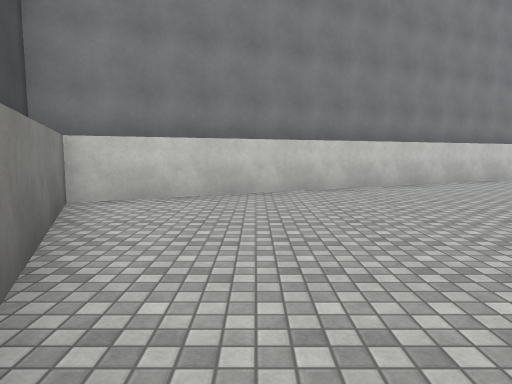
[1] (above)

22 first-person views from a walk through a scene from a Unity 3-D project. The camera is 1.4 m above the floor, tilts 6° down and sees 70° across. The floor is counted in squares, 2 m on a side. Each view is taken from the middle of a square. On the plan, view 1 faces up. The plan holds only what a view shows up to about 11 squares ahead; the rest is blank. The place goes on beyond the plan. The player character is not drawn. Some surface patterns are stand-ins.

[2]
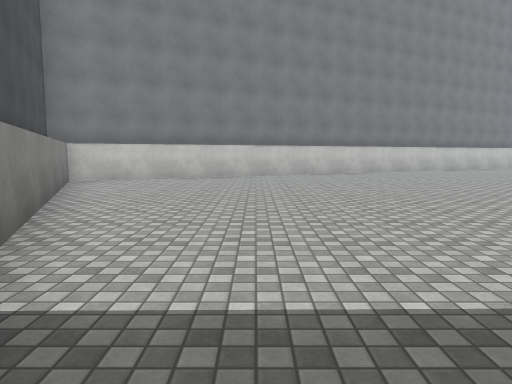

[3]
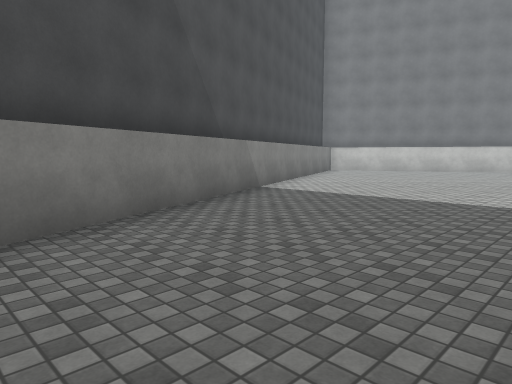

[4]
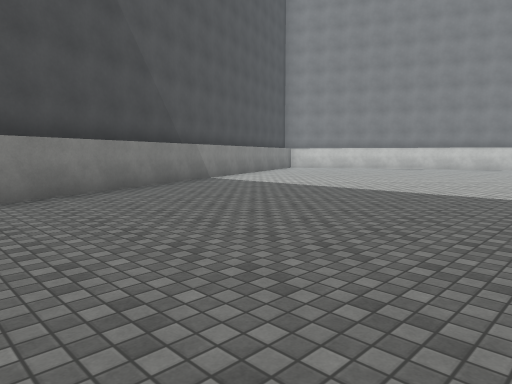

[5]
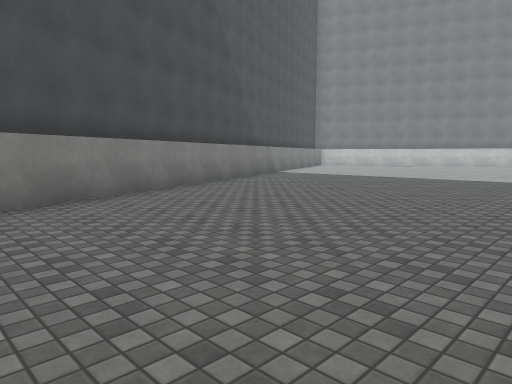

[6]
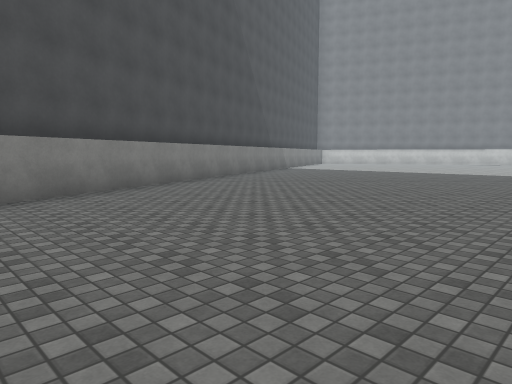

[7]
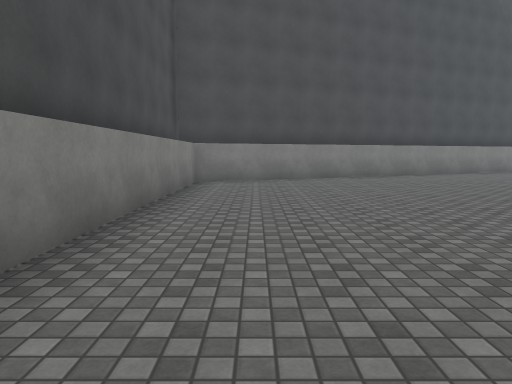

[8]
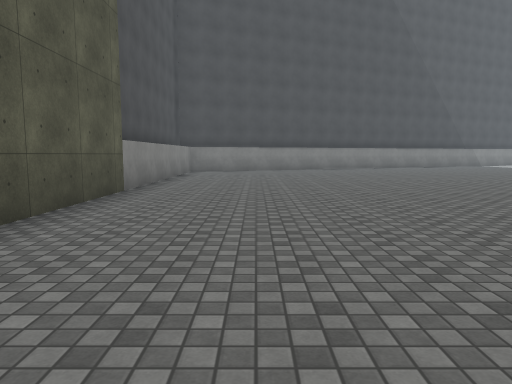

[9]
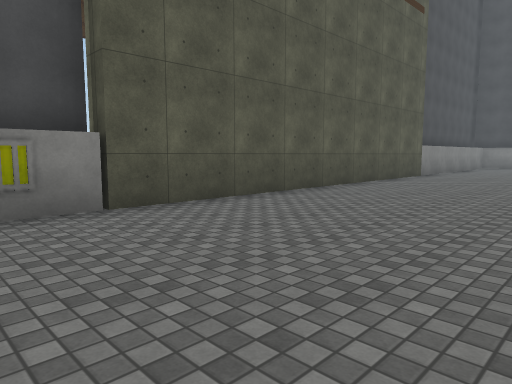

[10]
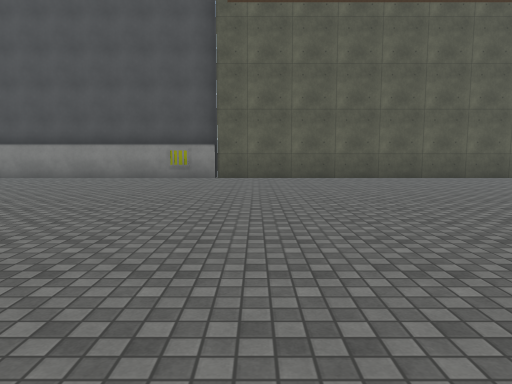

[11]
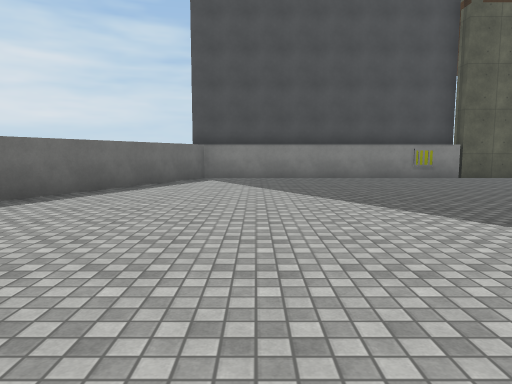

[12]
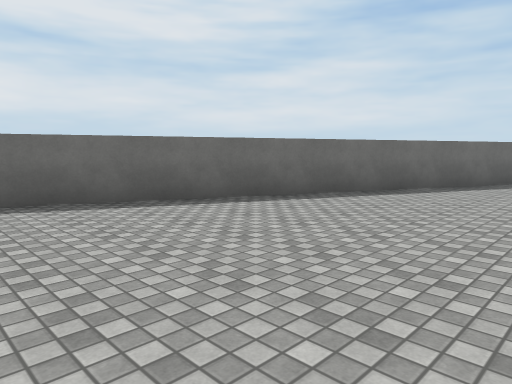

[13]
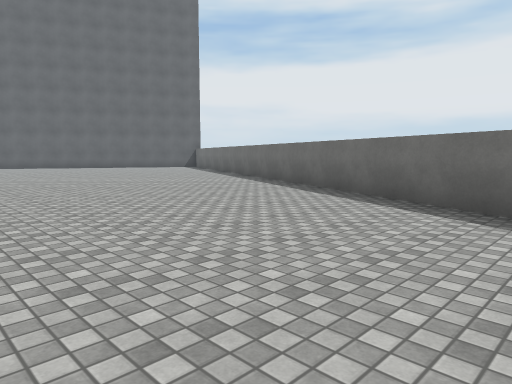

[14]
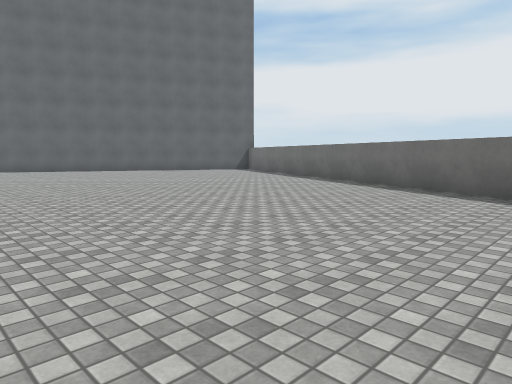

[15]
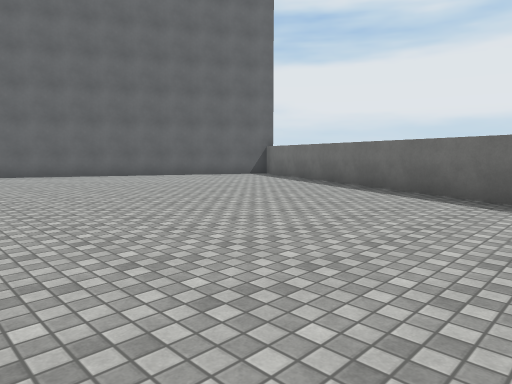

[16]
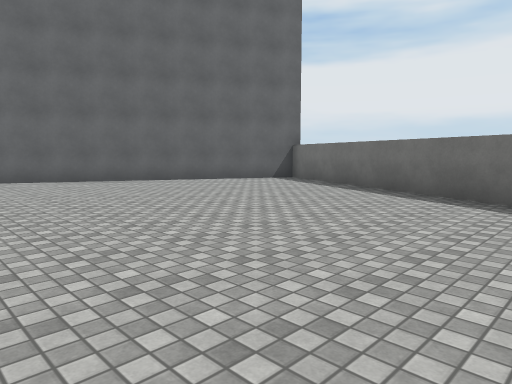

[17]
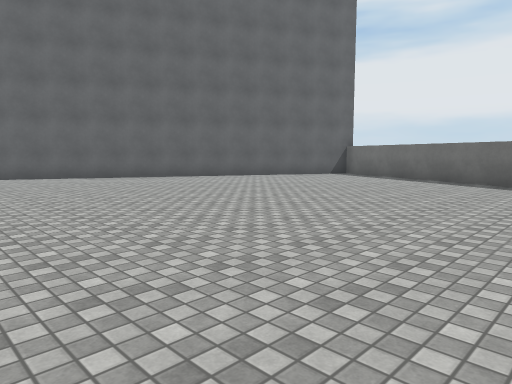

[18]
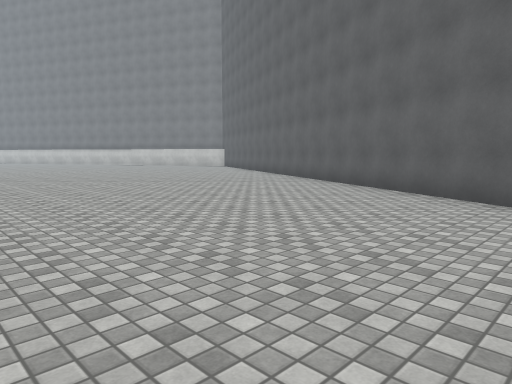

[19]
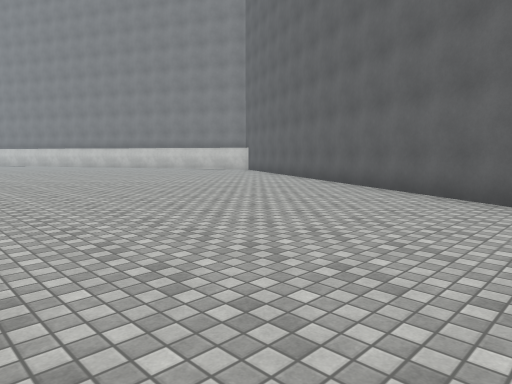

[20]
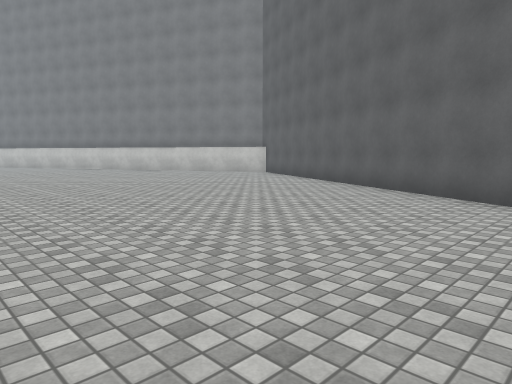

[21]
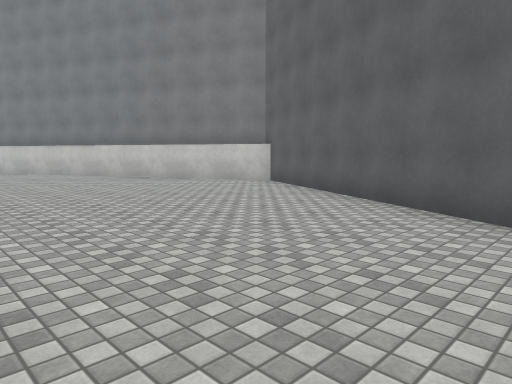

[22]
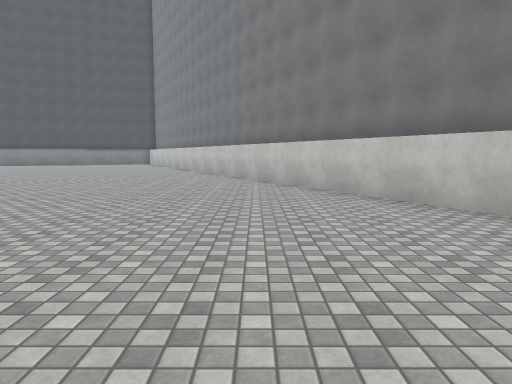

### Floor plan
Points are (right, up) in squares from view 1. A wall is a line through its corners. A room is listed if a view was taken in it or the views show most of it. See-through windows are left out.
Room 1 (views 1, 2, 3, 4, 5, 6, 7, 8, 9, 10, 11, 12, 13, 14, 15, 16, 17, 18, 19, 20, 21, 22)
walls: (7, 9.9) (-2.7, 5.2) (7, -17.5) (31.5, -17.5) (41.5, 4.9) (19.5, 16.1) (9.9, 11.4)
objects: other object (25, -17)

Positions as (right, up) in squares from view 1, and headings:
1: (0, 0), facing up
2: (2, -4), facing up
3: (6, -8), facing up-left
4: (9, -9), facing up-left
5: (10, -13), facing up-left
6: (12, -16), facing up-left
7: (16, -16), facing left
8: (21, -15), facing left
9: (26, -13), facing down-left
10: (23, -7), facing down
11: (30, -7), facing down
12: (30, -7), facing down-right
13: (30, -11), facing up-right
14: (30, -7), facing up-right
15: (32, -4), facing up-right
16: (33, -2), facing up-right
17: (30, -2), facing up-right
18: (35, 3), facing up-left
19: (31, 5), facing up-left
20: (29, 6), facing up-left
21: (26, 9), facing up-left
22: (21, 12), facing left
